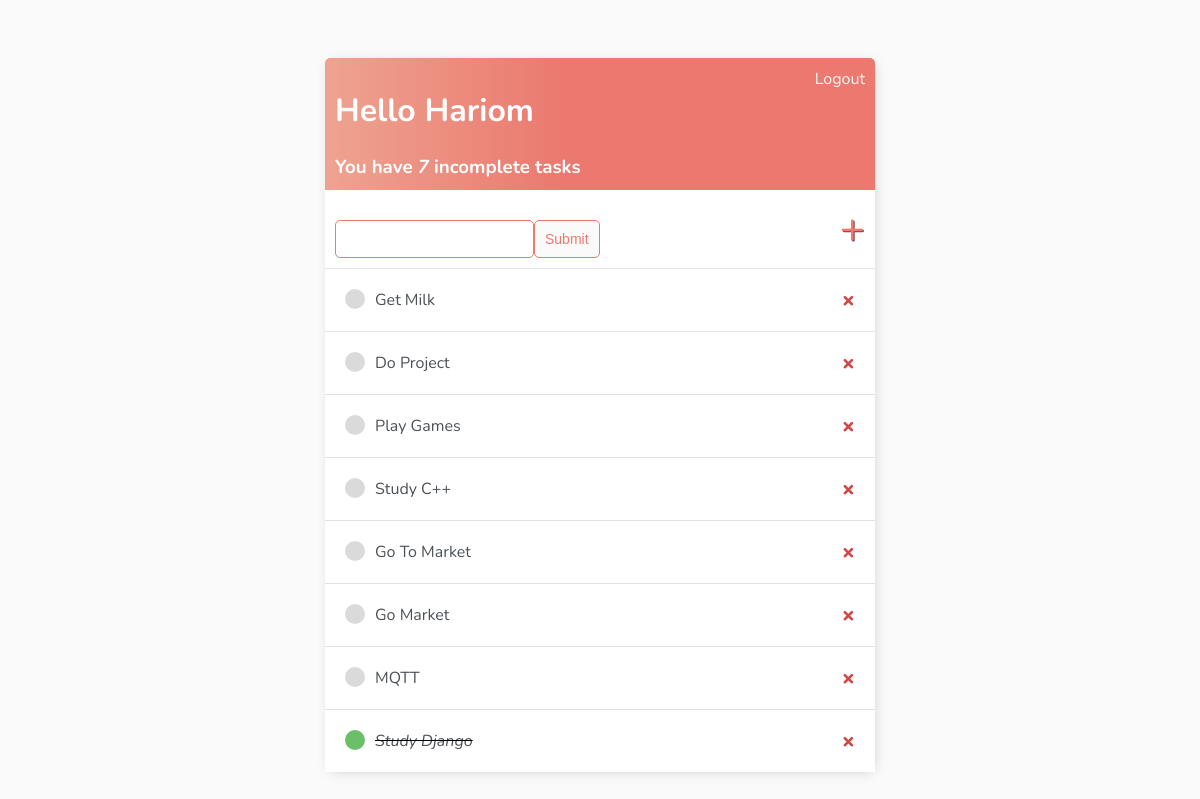
The app's page / (signed in) with its own data.
### base/models.py (models this page shows)
class  Task(models.Model):
    user = models.ForeignKey(User,on_delete = models.CASCADE,null=True,blank=True)
    title = models.CharField(max_length=200)
    description = models.TextField(null=True,blank=True)
    complete = models.BooleanField(default=False)
    date_created = models.DateTimeField(auto_now_add=True)
    def __str__(self):
        return self.title
    class  Meta:
        ordering = ['complete']

### base/views.py (the view)
# urls.py: path('',TaskList.as_view(),name='base_tasklist'),
class TaskList(LoginRequiredMixin,ListView):
    model = Task
    context_object_name = 'tasks'
    def get_context_data(self, **kwargs):
        context = super().get_context_data(**kwargs)
        context['tasks'] = context['tasks'].filter(user=self.request.user)
        context['count'] = context['tasks'].filter(complete=False).count()
        search_input = self.request.GET.get('search_area') or ''
        if search_input:
            context['tasks'] = context['tasks'].filter(title__icontains=search_input)
        context['search_input'] = search_input
        return context

### base/templates/base/task_list.html
{% extends 'base/main.html' %}
{% block content %}
    <div class="header-bar">
        <div>
            <h1>Hello {{request.user|title}}</h1>
            <h3 style="margin: 0;">You have <i>{{count}}</i> incomplete task{{count|pluralize:'s'}}</h3>
        </div>
        {%if request.user.is_authenticated %}
        <a href="{% url 'base_logout' %}">Logout</a>
        {% else %}
        <a href="{% url 'base_login' %}">Login</a>
        {% endif %}
    </div>
    <div id="search-add-wrapper">
        <form method='GET'  style="margin-top: 20px;display: flex;">
            <input type="text" name="search_area" value={{search_input}}>
            <input class = "button" type="submit" value="Submit">
        </form>
        <a id="add-link" href="{% url 'base_taskcreate' %}" >&#x2b;</a>
    </div>
    <div class="task-items-wrapper">
        {% for task in tasks %}
        <div class="task-wrapper">
            {% if task.complete %}
                <div class="task-title">
                    <div class="task-complete-icon"></div>
                    <i><s><a href="{% url 'base_taskupdate' task.id %}">{{task}}</a></s></i>
                </div>
                <a class="delete-link" href="{% url 'base_taskdelete' task.id %}">&#215;</a>
            {% else %}
            <div class="task-title">
                <div class="task-incomplete-icon"></div>
                <a href="{% url 'base_taskupdate' task.id %}">{{task}}</a>
            </div>
            <a class="delete-link" href="{% url 'base_taskdelete' task.id %}">&#215;</a>
            {% endif %}
        </div>
        {% empty %}
        <h3>No Items</h3>
        {% endfor %}
    </div>
{% endblock content %}

### base/templates/base/main.html (style rules this page uses)
body { background-color: #FAFAFA; font-family: 'Nunito', sans-serif; padding-top: 50px; }
.header-bar { display: flex; justify-content: space-between; color: #fff; padding: 10px; border-radius: 5px 5px 0 0; background: linear-gradient(90deg, #EEA390 0%,#EB796F 43%,#EB796F 100%); }
.header-bar a { color: rgb(247, 247, 247); text-decoration: none; }
.task-wrapper { display: flex; align-items: center; justify-content: space-between; padding: 20px; background-color: #fff; border-top: 1px solid rgb(226, 226,226); }
.task-title { display: flex; }
.task-title a { text-decoration: none; color: #4b5156; margin-left: 10px; }
.task-complete-icon { height: 20px; width: 20px; background-color: rgb(105,192,105); border-radius: 50%; }
.task-incomplete-icon { height: 20px; width: 20px; background-color: rgb(218,218,218); border-radius: 50%; }
.delete-link { text-decoration: none; font-weight: 900; color: #cf4949; font-size: 22px; line-height: 0; }
#search-add-wrapper { display: flex; justify-content: space-between; align-items: center; padding: 10px; }
#add-link { color: #EB796F; text-decoration: none; font-size: 42px; text-shadow: 1px 1px #81413b; }
input[type=text], input[type=password], textarea { border: 1px solid #EB796F; border-radius: 5px; padding: 10px; width: 90%; }
.button { border: 1px solid #EB796F; background-color: #FAFAFA; color: #EB796F; padding: 10px; font-size: 14px; border-radius: 5px; cursor: pointer; text-decoration: none; }

### records on screen
Task: title "Get Milk"
Task: title "Do Project"
Task: title "Play Games"
Task: title "Study C++"
Task: title "Go To Market"
Task: title "Go Market"
Task: title "MQTT"
Task: title "Study Django"

### other values on screen
{{ request.user|title }} "Hariom"
{{ count }} "7"
